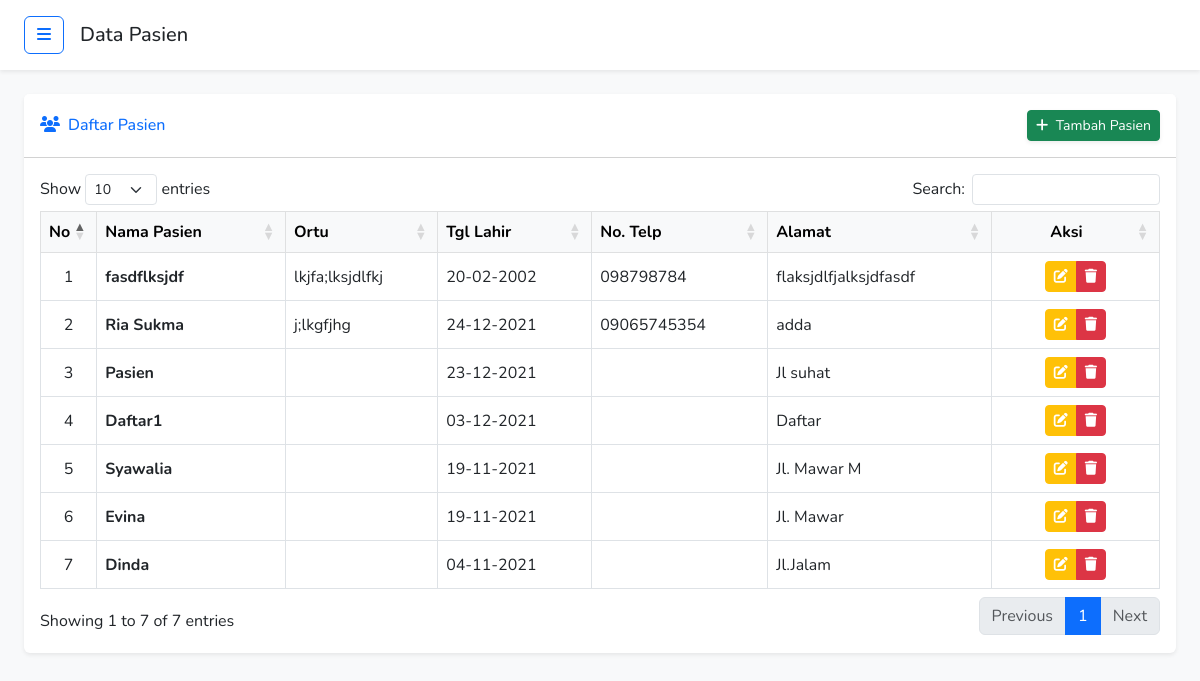
/data-master/data-pasien/pasien.php (signed in), run on the app's committed database.
### tables this page shows
CREATE TABLE `tb_pasien` (
  `id_pasien` int NOT NULL,
  `nm_pasien` varchar(30) NOT NULL,
  `nm_orangtua` varchar(255) DEFAULT NULL,
  `tgl_lahir` date NOT NULL,
  `no_telp` varchar(15) NOT NULL,
  `alamat` text NOT NULL
);

### data-master/data-pasien/pasien.php (the view, shortened to what this page needs)
<?php
include '../../koneksi.php';
?>
<!DOCTYPE html>
<html lang="id">
<head>
    <link href="https://cdn.jsdelivr.net/npm/bootstrap@5.3.0/dist/css/bootstrap.min.css" rel="stylesheet">
    <link rel="stylesheet" href="https://cdnjs.cloudflare.com/ajax/libs/font-awesome/6.4.0/css/all.min.css">
    <link rel="stylesheet" href="https://cdn.datatables.net/1.13.4/css/dataTables.bootstrap5.min.css">
</head>
<body>
    <div class="d-flex" id="wrapper">
        <div id="page-content-wrapper">
            <nav class="navbar navbar-expand-lg navbar-light bg-white py-3 px-4 shadow-sm">
                <div class="d-flex align-items-center">
                    <button class="btn btn-outline-primary" id="sidebarToggle"><i class="fas fa-bars"></i></button>
                    <h5 class="ms-3 mb-0 d-none d-md-block">Data Pasien</h5>
                </div>
            </nav>
            <div class="container-fluid px-4 mt-4">
                <div class="card mb-4 border-0 shadow-sm">
                    <div class="card-header bg-white py-3 d-flex justify-content-between align-items-center">
                        <h6 class="m-0 font-weight-bold text-primary"><i class="fas fa-users me-2"></i>Daftar Pasien
                        </h6>
                        <button class="btn btn-success btn-sm shadow-sm" data-bs-toggle="modal"
                            data-bs-target="#modalTambah">
                            <i class="fas fa-plus me-1"></i> Tambah Pasien
                        </button>
                    </div>
                    <div class="card-body">
                        <div class="table-responsive">
                            <table class="table table-bordered table-hover align-middle" id="dataTable" width="100%">
                                <thead class="table-light">
                                    <tr>
                                        <th width="5%" class="text-center">No</th>
                                        <th>Nama Pasien</th>
                                        <th>Ortu</th>
                                        <th>Tgl Lahir</th>
                                        <th>No. Telp</th>
                                        <th>Alamat</th>
                                        <th width="15%" class="text-center">Aksi</th>
                                    </tr>
                                </thead>
                                <tbody>
                                    <?php
                                    $nomor = 1;
                                    $ambil = $koneksi->query("SELECT * FROM tb_pasien ORDER BY id_pasien DESC");
                                    while ($pecah = $ambil->fetch_assoc()) {
                                    ?>
                                    <tr>
                                        <td class="text-center"><?= $nomor++; ?></td>
                                        <td class="fw-bold"><?= $pecah['nm_pasien']; ?></td>
                                        <td><?= $pecah['nm_orangtua']; ?></td>
                                        <td><?= date('d-m-Y', strtotime($pecah['tgl_lahir'])); ?></td>
                                        <td><?= $pecah['no_telp']; ?></td>
                                        <td><?= $pecah['alamat']; ?></td>
                                        <td class="text-center">
                                            <div class="btn-group" role="group">
                                                <button class="btn btn-warning btn-sm text-white btn-edit"
                                                    data-id="<?= $pecah['id_pasien']; ?>">
                                                    <i class="fas fa-edit"></i>
                                                </button>
                                                <?php if ($_SESSION["jabatan"] == 'admin'): ?>
                                                <button class="btn btn-danger btn-sm btn-hapus"
                                                    data-id="<?= $pecah['id_pasien']; ?>"
                                                    data-nama="<?= $pecah['nm_pasien']; ?>">
                                                    <i class="fas fa-trash"></i>
                                                </button>
                                                <?php endif; ?>
                                            </div>
                                        </td>
                                    </tr>
                                    <?php } ?>
                                </tbody>
                            </table>
                        </div>
                    </div>
                </div>
            </div>
        </div>
    </div>
</body>
</html>

### data-master/data-pasien/pasien.php (style rules this page uses)
body { font-family: 'Nunito', sans-serif; background-color: #f8f9fa; overflow-x: hidden; }
#wrapper { display: flex; width: 100%; align-items: stretch; }
#page-content-wrapper { width: 100%; margin-left: 0; transition: margin 0.25s ease-out; }

### data on the page
tb_pasien: nm_pasien "fasdflksjdf", nm_orangtua "lkjfa;lksjdlfkj", tgl_lahir "20-02-2002", no_telp "098798784", alamat "flaksjdlfjalksjdfasdf"
tb_pasien: nm_pasien "Ria Sukma", nm_orangtua "j;lkgfjhg", tgl_lahir "24-12-2021", no_telp "09065745354", alamat "adda"
tb_pasien: nm_pasien "Pasien", tgl_lahir "23-12-2021", alamat "Jl suhat"
tb_pasien: nm_pasien "Daftar1", tgl_lahir "03-12-2021", alamat "Daftar"
tb_pasien: nm_pasien "Syawalia", tgl_lahir "19-11-2021", alamat "Jl. Mawar M"
tb_pasien: nm_pasien "Evina", tgl_lahir "19-11-2021", alamat "Jl. Mawar"
tb_pasien: nm_pasien "Dinda", tgl_lahir "04-11-2021", alamat "Jl.Jalam"
